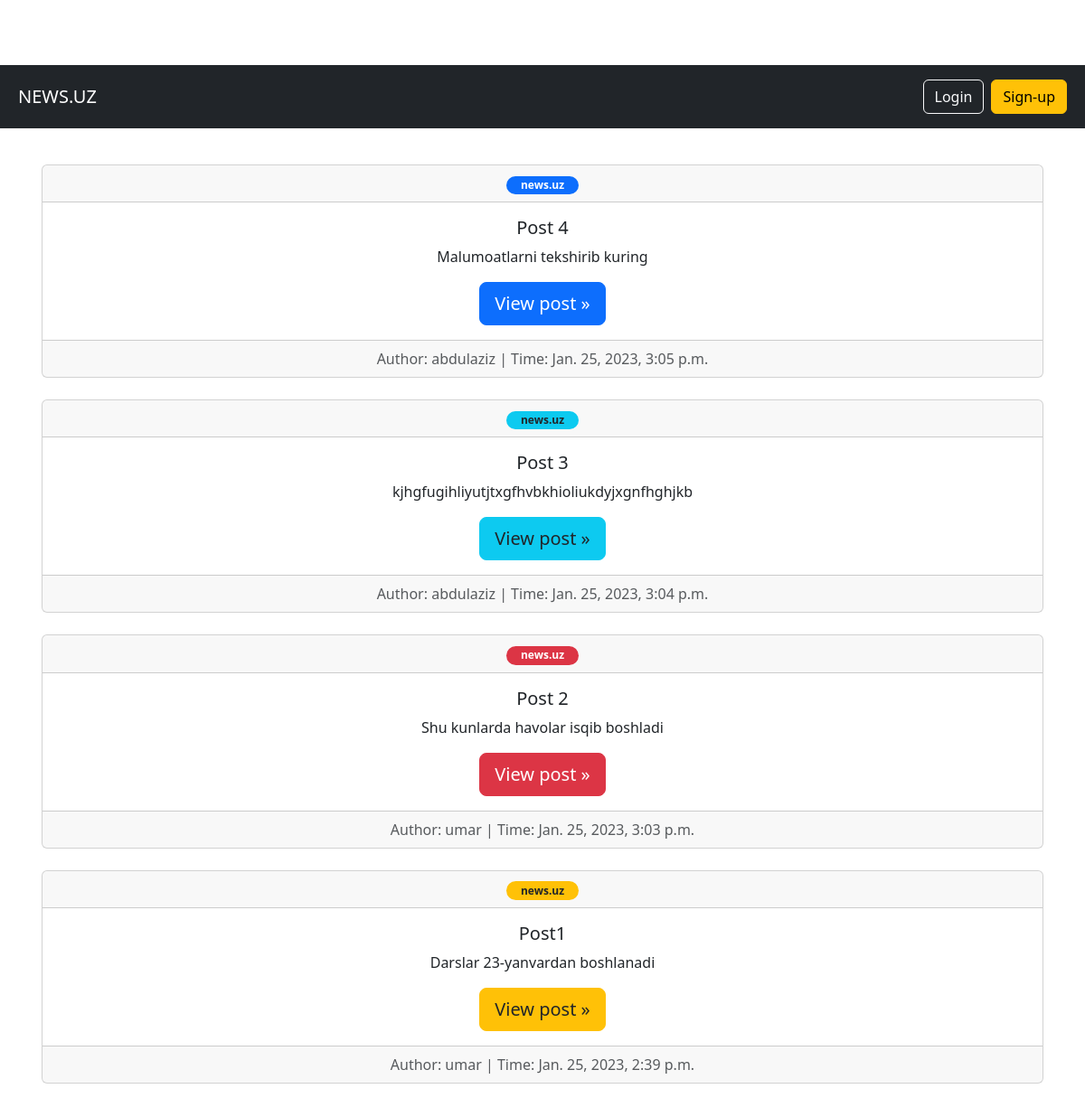
The page / on the database its author committed.
### core/models.py (models this page shows, shortened)
class Post(models.Model):
    class NewManager(models.Manager):
        def get_queryset(self):
            return super().get_queryset() .filter(status='published')
    options = (
        ('draft', 'Draft'),
        ('published', 'Published'),
    )
    colors = (
        ('primary', 'Primary'),
        ('info text-dark', 'Info text-dark'),
        ('danger', 'Danger'),
        ('warning text-dark', 'Warning text-dark'),
    )
    title = models.CharField(max_length=200)
    sammury = models.CharField(max_length=200)
    slug = models.SlugField(max_length=200, unique_for_date='publish')
    publish = models.DateTimeField(default=timezone.now)
    author = models.ForeignKey(User, on_delete=models.CASCADE, related_name='blog_posts')
    content = models.TextField()
    status = models.CharField(max_length=50, choices=options, default='draft')
    status_color = models.CharField(max_length=50, choices=colors, default='primary')
    objects = models.Manager() #default manager
    newmanager = NewManager() #custom manager
    def get_absolute_url(self):
        return reverse('core:post_single', args=[self.slug])
    class Meta:
        ordering = ('-publish',)   # tartib '-'

### core/views.py (the view)
# urls.py: path('', views.home, name='home'),
def home(request):
    all_posts = Post.newmanager.all()
    return render(request, 'home.html', {'posts': all_posts})

### templates/home.html (shortened to what this page needs)
{% extends 'base.html' %}
{% block content %}
<main class="container p-3">
    {% for post in posts %}
      <div class="card text-center mt-4">
        <div class="card-header">
          <span class="badge rounded-pill bg-{{ post.status_color }}">
            <a class="navbar-brand p-2" href="/">news.uz</a>
          </span>
        </div>
        <div class="card-body">
          <h5 class="card-title">{{ post.title }}</h5>
          <p class="card-text">{{ post.sammury }}</p>
          <a class="btn btn-lg btn-{{ post.status_color }}" href="{{ post.get_absolute_url }}" role="button">View post &raquo;</a>
        </div>
        <div class="card-footer text-muted">
          Author: {{ post.author }} | Time: {{ post.publish }}
        </div>
      </div>
    {% endfor %}
</main>
{% endblock content %}

### templates/base.html (shortened to what this page needs)
<!doctype html>
<html lang="en">
  <head>
    {% include 'links.html' %}
  </head>
  <body>
    {% include 'navbar.html' %}
    {% block content %}
    {% endblock content %}
  </body>
</html>

### templates/links.html (shortened to what this page needs)
<link href="https://cdn.jsdelivr.net/npm/bootstrap@5.3.0-alpha1/dist/css/bootstrap.min.css" rel="stylesheet">
<link href="/static/css/min.css" rel="stylesheet">
<link href="/static/css/main.css" rel="stylesheet">
<link href="/static/css/navbar.css" rel="stylesheet">

### templates/navbar.html
{% load static %}
<nav class="navbar navbar-dark bg-dark">
    <div class="container-fluid">
      <a class="navbar-brand p-2" href="/">NEWS.UZ</a>
      <div class="d-flex p-2">
        {% if request.user.is_authenticated %}
        <button type="button" class="btn btn-outline-light me-2">
          <a class="nav-link" href="#">Logout</a>
        </button>
        {% else %}
        <button type="button" class="btn btn-outline-light me-2">
          <a class="nav-link" href="">Login</a>
        </button>
        <button type="button" class="btn btn-warning">
          <a class="nav-link" href="\#">Sign-up</a>
        </button>
        {% endif %}
      </div>
    </div>
</nav>

### static/css/navbar.css (style rules this page uses)
body { min-height: 75rem; padding-top: 4.5rem; }

### rows shown on the page
Post: title "Post 4", sammury "Malumoatlarni tekshirib kuring", author "abdulaziz", publish "Jan. 25, 2023, 3:05 p.m."
Post: title "Post 3", sammury "kjhgfugihliyutjtxgfhvbkhioliukdyjxgnfhghjkb", author "abdulaziz", publish "Jan. 25, 2023, 3:04 p.m."
Post: title "Post 2", sammury "Shu kunlarda havolar isqib boshladi", author "umar", publish "Jan. 25, 2023, 3:03 p.m."
Post: title "Post1", sammury "Darslar 23-yanvardan boshlanadi", author "umar", publish "Jan. 25, 2023, 2:39 p.m."
